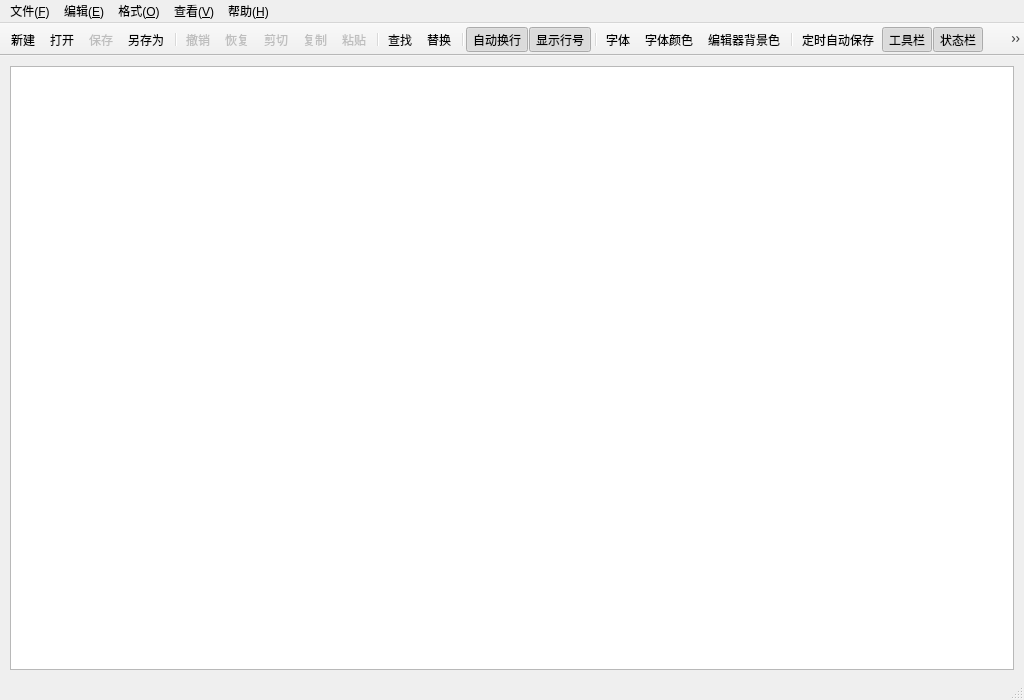
<?xml version="1.0" encoding="UTF-8"?>
<ui version="4.0">
 <class>MainWindow</class>
 <widget class="QMainWindow" name="MainWindow">
  <property name="geometry">
   <rect>
    <x>160</x>
    <y>110</y>
    <width>1024</width>
    <height>700</height>
   </rect>
  </property>
  <property name="minimumSize">
   <size>
    <width>760</width>
    <height>480</height>
   </size>
  </property>
  <property name="windowTitle">
   <string>新建文本文件 - 简单文本编辑器</string>
  </property>
  <widget class="QWidget" name="centralwidget">
   <layout class="QVBoxLayout" name="verticalLayout">
    <property name="leftMargin">
     <number>10</number>
    </property>
    <property name="topMargin">
     <number>10</number>
    </property>
    <property name="rightMargin">
     <number>10</number>
    </property>
    <property name="bottomMargin">
     <number>8</number>
    </property>
    <item>
     <widget class="CodeEditor" name="plainTextEdit">
      <property name="font">
       <font>
        <family>Consolas</family>
        <pointsize>11</pointsize>
       </font>
      </property>
      <property name="cursorWidth">
       <number>2</number>
      </property>
      <property name="lineWrapMode">
       <enum>QPlainTextEdit::WidgetWidth</enum>
      </property>
      <property name="undoRedoEnabled">
       <bool>true</bool>
      </property>
      <property name="plainText">
       <string/>
      </property>
     </widget>
    </item>
   </layout>
  </widget>
  <widget class="QMenuBar" name="menubar">
   <property name="geometry">
    <rect>
     <x>0</x>
     <y>0</y>
     <width>1024</width>
     <height>28</height>
    </rect>
   </property>
   <widget class="QMenu" name="menuFile">
    <property name="title">
     <string>文件(&amp;F)</string>
    </property>
    <addaction name="actNew"/>
    <addaction name="actOpen"/>
    <addaction name="actSave"/>
    <addaction name="actSaveAs"/>
    <addaction name="separator"/>
    <addaction name="actExit"/>
   </widget>
   <widget class="QMenu" name="menuEdit">
    <property name="title">
     <string>编辑(&amp;E)</string>
    </property>
    <addaction name="actUndo"/>
    <addaction name="actRedo"/>
    <addaction name="separator"/>
    <addaction name="actCut"/>
    <addaction name="actCopy"/>
    <addaction name="actPaste"/>
    <addaction name="actSelectAll"/>
    <addaction name="separator"/>
    <addaction name="actFind"/>
    <addaction name="actReplace"/>
   </widget>
   <widget class="QMenu" name="menuFormat">
    <property name="title">
     <string>格式(&amp;O)</string>
    </property>
    <addaction name="actWrap"/>
    <addaction name="actLineNum"/>
    <addaction name="separator"/>
    <addaction name="actFont"/>
    <addaction name="actFontColor"/>
    <addaction name="actTextBg"/>
    <addaction name="actEditorBg"/>
    <addaction name="separator"/>
    <addaction name="actAutoSave"/>
   </widget>
   <widget class="QMenu" name="menuView">
    <property name="title">
     <string>查看(&amp;V)</string>
    </property>
    <addaction name="actToolbar"/>
    <addaction name="actStatusBar"/>
   </widget>
   <widget class="QMenu" name="menuHelp">
    <property name="title">
     <string>帮助(&amp;H)</string>
    </property>
    <addaction name="actAbout"/>
   </widget>
   <addaction name="menuFile"/>
   <addaction name="menuEdit"/>
   <addaction name="menuFormat"/>
   <addaction name="menuView"/>
   <addaction name="menuHelp"/>
  </widget>
  <widget class="QToolBar" name="mainToolBar">
   <property name="windowTitle">
    <string>主工具栏</string>
   </property>
   <property name="movable">
    <bool>false</bool>
   </property>
   <property name="iconSize">
    <size>
     <width>22</width>
     <height>22</height>
    </size>
   </property>
   <property name="toolButtonStyle">
    <enum>Qt::ToolButtonIconOnly</enum>
   </property>
   <attribute name="toolBarArea">
    <enum>TopToolBarArea</enum>
   </attribute>
   <attribute name="toolBarBreak">
    <bool>false</bool>
   </attribute>
   <addaction name="actNew"/>
   <addaction name="actOpen"/>
   <addaction name="actSave"/>
   <addaction name="actSaveAs"/>
   <addaction name="separator"/>
   <addaction name="actUndo"/>
   <addaction name="actRedo"/>
   <addaction name="actCut"/>
   <addaction name="actCopy"/>
   <addaction name="actPaste"/>
   <addaction name="separator"/>
   <addaction name="actFind"/>
   <addaction name="actReplace"/>
   <addaction name="separator"/>
   <addaction name="actWrap"/>
   <addaction name="actLineNum"/>
   <addaction name="separator"/>
   <addaction name="actFont"/>
   <addaction name="actFontColor"/>
   <addaction name="actEditorBg"/>
   <addaction name="separator"/>
   <addaction name="actAutoSave"/>
   <addaction name="actToolbar"/>
   <addaction name="actStatusBar"/>
   <addaction name="actAbout"/>
  </widget>
  <widget class="QStatusBar" name="statusbar"/>
  <action name="actNew">
   <property name="icon">
    <iconset resource="resources.qrc">
     <normaloff>:/icons/new.svg</normaloff>:/icons/new.svg</iconset>
   </property>
   <property name="text">
    <string>新建(&amp;N)</string>
   </property>
   <property name="iconText">
    <string>新建</string>
   </property>
   <property name="toolTip">
    <string>新建文本文件 (Ctrl+N)</string>
   </property>
   <property name="statusTip">
    <string>创建一个空白文本文件</string>
   </property>
   <property name="shortcut">
    <string>Ctrl+N</string>
   </property>
  </action>
  <action name="actOpen">
   <property name="icon">
    <iconset resource="resources.qrc">
     <normaloff>:/icons/open.svg</normaloff>:/icons/open.svg</iconset>
   </property>
   <property name="text">
    <string>打开(&amp;O)</string>
   </property>
   <property name="iconText">
    <string>打开</string>
   </property>
   <property name="toolTip">
    <string>打开文本文件 (Ctrl+O)</string>
   </property>
   <property name="statusTip">
    <string>打开一个已存在的文本文件</string>
   </property>
   <property name="shortcut">
    <string>Ctrl+O</string>
   </property>
  </action>
  <action name="actSave">
   <property name="enabled">
    <bool>false</bool>
   </property>
   <property name="icon">
    <iconset resource="resources.qrc">
     <normaloff>:/icons/save.svg</normaloff>:/icons/save.svg</iconset>
   </property>
   <property name="text">
    <string>保存(&amp;S)</string>
   </property>
   <property name="iconText">
    <string>保存</string>
   </property>
   <property name="toolTip">
    <string>保存当前文件 (Ctrl+S)</string>
   </property>
   <property name="statusTip">
    <string>把当前内容写回文件</string>
   </property>
   <property name="shortcut">
    <string>Ctrl+S</string>
   </property>
  </action>
  <action name="actSaveAs">
   <property name="icon">
    <iconset resource="resources.qrc">
     <normaloff>:/icons/saveas.svg</normaloff>:/icons/saveas.svg</iconset>
   </property>
   <property name="text">
    <string>另存为(&amp;A)</string>
   </property>
   <property name="iconText">
    <string>另存为</string>
   </property>
   <property name="toolTip">
    <string>把当前内容另存为新文件</string>
   </property>
   <property name="statusTip">
    <string>另存为一个新文件</string>
   </property>
   <property name="shortcut">
    <string>Ctrl+Shift+S</string>
   </property>
  </action>
  <action name="actExit">
   <property name="icon">
    <iconset resource="resources.qrc">
     <normaloff>:/icons/exit.svg</normaloff>:/icons/exit.svg</iconset>
   </property>
   <property name="text">
    <string>退出(&amp;X)</string>
   </property>
   <property name="toolTip">
    <string>退出程序</string>
   </property>
   <property name="shortcut">
    <string>Ctrl+Q</string>
   </property>
  </action>
  <action name="actUndo">
   <property name="enabled">
    <bool>false</bool>
   </property>
   <property name="icon">
    <iconset resource="resources.qrc">
     <normaloff>:/icons/undo.svg</normaloff>:/icons/undo.svg</iconset>
   </property>
   <property name="text">
    <string>撤销(&amp;U)</string>
   </property>
   <property name="iconText">
    <string>撤销</string>
   </property>
   <property name="toolTip">
    <string>撤销上一步操作</string>
   </property>
   <property name="shortcut">
    <string>Ctrl+Z</string>
   </property>
  </action>
  <action name="actRedo">
   <property name="enabled">
    <bool>false</bool>
   </property>
   <property name="icon">
    <iconset resource="resources.qrc">
     <normaloff>:/icons/redo.svg</normaloff>:/icons/redo.svg</iconset>
   </property>
   <property name="text">
    <string>恢复(&amp;R)</string>
   </property>
   <property name="iconText">
    <string>恢复</string>
   </property>
   <property name="toolTip">
    <string>重做被撤销的操作</string>
   </property>
   <property name="shortcut">
    <string>Ctrl+Shift+Z</string>
   </property>
  </action>
  <action name="actCut">
   <property name="enabled">
    <bool>false</bool>
   </property>
   <property name="icon">
    <iconset resource="resources.qrc">
     <normaloff>:/icons/cut.svg</normaloff>:/icons/cut.svg</iconset>
   </property>
   <property name="text">
    <string>剪切(&amp;T)</string>
   </property>
   <property name="iconText">
    <string>剪切</string>
   </property>
   <property name="shortcut">
    <string>Ctrl+X</string>
   </property>
  </action>
  <action name="actCopy">
   <property name="enabled">
    <bool>false</bool>
   </property>
   <property name="icon">
    <iconset resource="resources.qrc">
     <normaloff>:/icons/copy.svg</normaloff>:/icons/copy.svg</iconset>
   </property>
   <property name="text">
    <string>复制(&amp;C)</string>
   </property>
   <property name="iconText">
    <string>复制</string>
   </property>
   <property name="shortcut">
    <string>Ctrl+C</string>
   </property>
  </action>
  <action name="actPaste">
   <property name="enabled">
    <bool>false</bool>
   </property>
   <property name="icon">
    <iconset resource="resources.qrc">
     <normaloff>:/icons/paste.svg</normaloff>:/icons/paste.svg</iconset>
   </property>
   <property name="text">
    <string>粘贴(&amp;P)</string>
   </property>
   <property name="iconText">
    <string>粘贴</string>
   </property>
   <property name="shortcut">
    <string>Ctrl+V</string>
   </property>
  </action>
  <action name="actSelectAll">
   <property name="enabled">
    <bool>false</bool>
   </property>
   <property name="icon">
    <iconset resource="resources.qrc">
     <normaloff>:/icons/selectall.svg</normaloff>:/icons/selectall.svg</iconset>
   </property>
   <property name="text">
    <string>全选(&amp;A)</string>
   </property>
   <property name="shortcut">
    <string>Ctrl+A</string>
   </property>
  </action>
  <action name="actFind">
   <property name="icon">
    <iconset resource="resources.qrc">
     <normaloff>:/icons/find.svg</normaloff>:/icons/find.svg</iconset>
   </property>
   <property name="text">
    <string>查找(&amp;F)</string>
   </property>
   <property name="iconText">
    <string>查找</string>
   </property>
   <property name="shortcut">
    <string>Ctrl+F</string>
   </property>
  </action>
  <action name="actReplace">
   <property name="icon">
    <iconset resource="resources.qrc">
     <normaloff>:/icons/replace.svg</normaloff>:/icons/replace.svg</iconset>
   </property>
   <property name="text">
    <string>替换(&amp;R)</string>
   </property>
   <property name="iconText">
    <string>替换</string>
   </property>
   <property name="shortcut">
    <string>Ctrl+H</string>
   </property>
  </action>
  <action name="actWrap">
   <property name="checkable">
    <bool>true</bool>
   </property>
   <property name="checked">
    <bool>true</bool>
   </property>
   <property name="icon">
    <iconset resource="resources.qrc">
     <normaloff>:/icons/wrap.svg</normaloff>:/icons/wrap.svg</iconset>
   </property>
   <property name="text">
    <string>自动换行(&amp;W)</string>
   </property>
   <property name="shortcut">
    <string>Ctrl+Shift+W</string>
   </property>
   <property name="iconText">
    <string>自动换行</string>
   </property>
   <property name="toolTip">
    <string>打开 / 关闭自动换行</string>
   </property>
  </action>
  <action name="actLineNum">
   <property name="checkable">
    <bool>true</bool>
   </property>
   <property name="checked">
    <bool>true</bool>
   </property>
   <property name="icon">
    <iconset resource="resources.qrc">
     <normaloff>:/icons/linenum.svg</normaloff>:/icons/linenum.svg</iconset>
   </property>
   <property name="text">
    <string>显示行号(&amp;L)</string>
   </property>
   <property name="iconText">
    <string>显示行号</string>
   </property>
   <property name="toolTip">
    <string>显示 / 隐藏行号区</string>
   </property>
   <property name="shortcut">
    <string>Ctrl+L</string>
   </property>
  </action>
  <action name="actFont">
   <property name="icon">
    <iconset resource="resources.qrc">
     <normaloff>:/icons/font.svg</normaloff>:/icons/font.svg</iconset>
   </property>
   <property name="text">
    <string>字体(&amp;F)...</string>
   </property>
   <property name="shortcut">
    <string>Ctrl+Shift+F</string>
   </property>
   <property name="iconText">
    <string>字体</string>
   </property>
   <property name="toolTip">
    <string>设置字体与字号</string>
   </property>
  </action>
  <action name="actFontColor">
   <property name="icon">
    <iconset resource="resources.qrc">
     <normaloff>:/icons/fontcolor.svg</normaloff>:/icons/fontcolor.svg</iconset>
   </property>
   <property name="text">
    <string>字体颜色(&amp;C)...</string>
   </property>
   <property name="shortcut">
    <string>Ctrl+Shift+C</string>
   </property>
   <property name="iconText">
    <string>字体颜色</string>
   </property>
  </action>
  <action name="actTextBg">
   <property name="icon">
    <iconset resource="resources.qrc">
     <normaloff>:/icons/textbg.svg</normaloff>:/icons/textbg.svg</iconset>
   </property>
   <property name="text">
    <string>字体背景色(&amp;B)...</string>
   </property>
   <property name="shortcut">
    <string>Ctrl+Shift+B</string>
   </property>
   <property name="iconText">
    <string>字体背景色</string>
   </property>
  </action>
  <action name="actEditorBg">
   <property name="icon">
    <iconset resource="resources.qrc">
     <normaloff>:/icons/editorbg.svg</normaloff>:/icons/editorbg.svg</iconset>
   </property>
   <property name="text">
    <string>编辑器背景色(&amp;G)...</string>
   </property>
   <property name="shortcut">
    <string>Ctrl+Shift+G</string>
   </property>
   <property name="iconText">
    <string>编辑器背景色</string>
   </property>
  </action>
  <action name="actAutoSave">
   <property name="checkable">
    <bool>true</bool>
   </property>
   <property name="icon">
    <iconset resource="resources.qrc">
     <normaloff>:/icons/autosave.svg</normaloff>:/icons/autosave.svg</iconset>
   </property>
   <property name="text">
    <string>定时自动保存(&amp;S)</string>
   </property>
   <property name="shortcut">
    <string>Ctrl+Shift+T</string>
   </property>
   <property name="iconText">
    <string>定时自动保存</string>
   </property>
   <property name="toolTip">
    <string>每 30 秒自动保存已命名的文件</string>
   </property>
  </action>
  <action name="actToolbar">
   <property name="checkable">
    <bool>true</bool>
   </property>
   <property name="checked">
    <bool>true</bool>
   </property>
   <property name="icon">
    <iconset resource="resources.qrc">
     <normaloff>:/icons/toolbar.svg</normaloff>:/icons/toolbar.svg</iconset>
   </property>
   <property name="text">
    <string>工具栏(&amp;T)</string>
   </property>
   <property name="shortcut">
    <string>Ctrl+Shift+O</string>
   </property>
   <property name="iconText">
    <string>工具栏</string>
   </property>
  </action>
  <action name="actStatusBar">
   <property name="checkable">
    <bool>true</bool>
   </property>
   <property name="checked">
    <bool>true</bool>
   </property>
   <property name="icon">
    <iconset resource="resources.qrc">
     <normaloff>:/icons/statusbar.svg</normaloff>:/icons/statusbar.svg</iconset>
   </property>
   <property name="text">
    <string>状态栏(&amp;S)</string>
   </property>
   <property name="shortcut">
    <string>Ctrl+Shift+I</string>
   </property>
   <property name="iconText">
    <string>状态栏</string>
   </property>
  </action>
  <action name="actAbout">
   <property name="icon">
    <iconset resource="resources.qrc">
     <normaloff>:/icons/about.svg</normaloff>:/icons/about.svg</iconset>
   </property>
   <property name="text">
    <string>关于(&amp;A)...</string>
   </property>
   <property name="iconText">
    <string>关于</string>
   </property>
   <property name="shortcut">
    <string>F1</string>
   </property>
  </action>
 </widget>
 <customwidgets>
  <customwidget>
   <class>CodeEditor</class>
   <extends>QPlainTextEdit</extends>
   <header>codeeditor.h</header>
  </customwidget>
 </customwidgets>
 <resources>
  <include location="resources.qrc"/>
 </resources>
 <connections/>
</ui>
